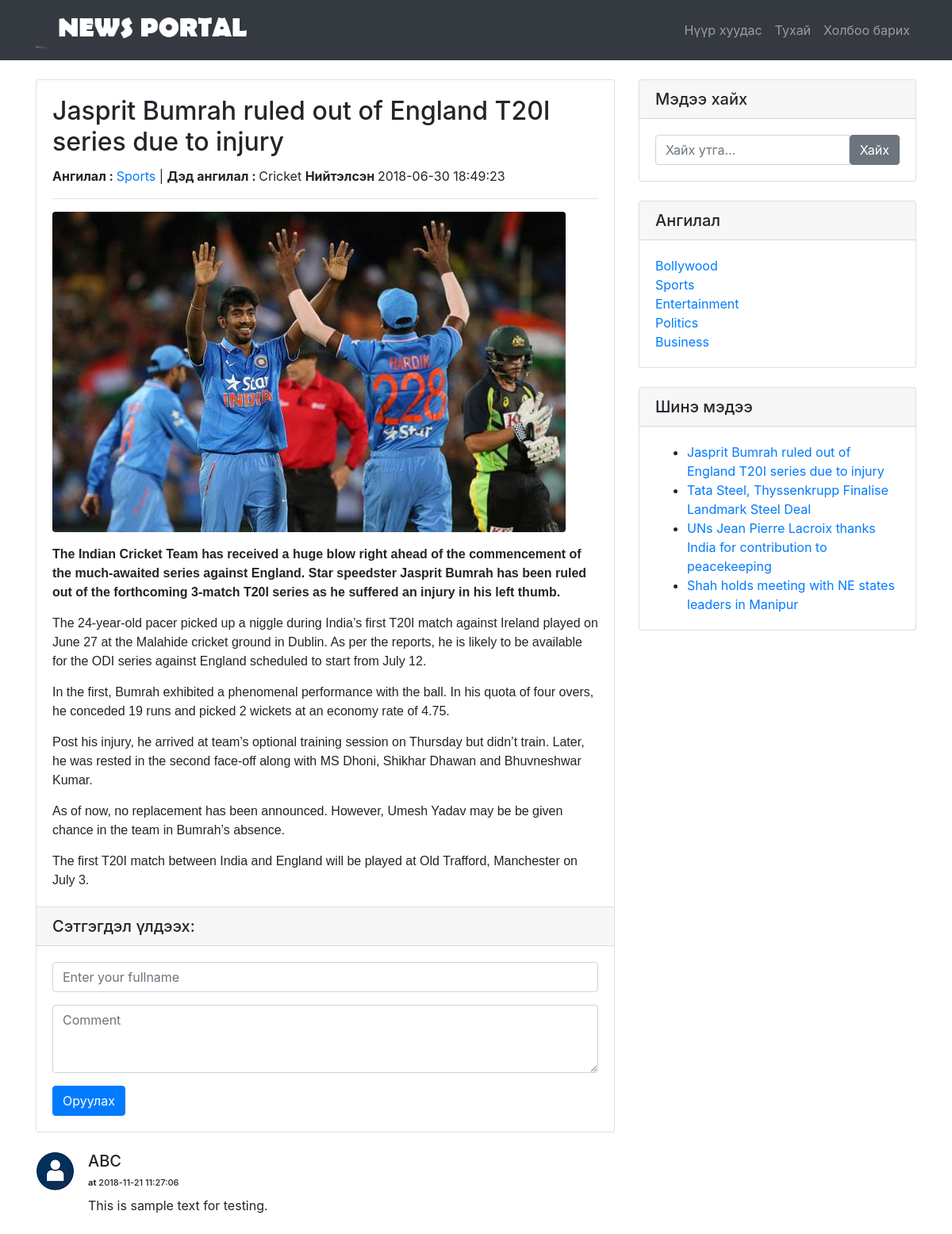
Page /news-details.php?nid=7 on the committed database.
### tables this page shows
CREATE TABLE `tblposts` (
  `id` int(11) NOT NULL,
  `PostTitle` longtext DEFAULT NULL,
  `CategoryId` int(11) DEFAULT NULL,
  `SubCategoryId` int(11) DEFAULT NULL,
  `PostDetails` longtext DEFAULT NULL,
  `PostingDate` timestamp NULL DEFAULT current_timestamp(),
  `UpdationDate` timestamp NULL DEFAULT NULL ON UPDATE current_timestamp(),
  `Is_Active` int(1) DEFAULT NULL,
  `PostUrl` mediumtext DEFAULT NULL,
  `PostImage` varchar(255) DEFAULT NULL
);

CREATE TABLE `tblcategory` (
  `id` int(11) NOT NULL,
  `CategoryName` varchar(200) DEFAULT NULL,
  `Description` mediumtext DEFAULT NULL,
  `PostingDate` timestamp NULL DEFAULT current_timestamp(),
  `UpdationDate` timestamp NULL DEFAULT NULL,
  `Is_Active` int(1) DEFAULT NULL
);

CREATE TABLE `tblsubcategory` (
  `SubCategoryId` int(11) NOT NULL,
  `CategoryId` int(11) DEFAULT NULL,
  `Subcategory` varchar(255) DEFAULT NULL,
  `SubCatDescription` mediumtext DEFAULT NULL,
  `PostingDate` timestamp NOT NULL DEFAULT current_timestamp(),
  `UpdationDate` timestamp NULL DEFAULT NULL,
  `Is_Active` int(1) DEFAULT NULL
);

CREATE TABLE `tblcomments` (
  `id` int(11) NOT NULL,
  `postId` char(11) DEFAULT NULL,
  `name` varchar(120) DEFAULT NULL,
  `email` varchar(150) DEFAULT NULL,
  `comment` mediumtext DEFAULT NULL,
  `postingDate` timestamp NULL DEFAULT current_timestamp(),
  `status` int(1) DEFAULT NULL
);

### public/news-details.php (the view, shortened to what this page needs)
<?php
include('includes/config.php');
?>
<!DOCTYPE html>
<html lang="en">
  <head>
	<link rel="stylesheet" href="main.css">
    <link href="vendor/bootstrap/css/bootstrap.min.css" rel="stylesheet">
    <link href="css/modern-business.css" rel="stylesheet">
  </head>
  <body>
   <?php include('includes/header.php');?>
    <div class="container">
      <div class="row" style="margin-top: 4%">
        <div class="col-md-8">
<?php
$pid=intval($_GET['nid']);
 $query=mysqli_query($con,"select 1 as likes, tblposts.id AS 'poid', tblposts.PostTitle as posttitle,tblposts.PostImage,tblcategory.CategoryName as category,tblcategory.id as cid,tblsubcategory.Subcategory as subcategory,tblposts.PostDetails as postdetails,tblposts.PostingDate as postingdate,tblposts.PostUrl as url from tblposts left join tblcategory on tblcategory.id=tblposts.CategoryId left join  tblsubcategory on  tblsubcategory.SubCategoryId=tblposts.SubCategoryId where tblposts.id='$pid'");
while ($row=mysqli_fetch_array($query)) {
?>
          <div class="card mb-4">
            <div class="card-body">
              <h2 class="card-title"><?php echo htmlentities($row['posttitle']);?></h2>
				<p><b>Ангилал : </b> <a href="category.php?catid=<?php echo htmlentities($row['cid'])?>"><?php echo htmlentities($row['category']);?></a> |
                <b>Дэд ангилал : </b><?php echo htmlentities($row['subcategory']);?> <b> Нийтэлсэн </b><?php echo htmlentities($row['postingdate']);?></p>
                <hr />
					<img class="img-fluid rounded" src="admin/postimages/<?php echo htmlentities($row['PostImage']);?>" alt="<?php echo htmlentities($row['posttitle']);?>">
                <p class="card-text"><?php
					$pt=$row['postdetails'];
						echo  (substr($pt,0));?></p>
            </div>
          </div>
<?php } ?>
        </div>
      <?php include('includes/sidebar.php');?>
      </div>
 <div class="row" style="margin-top: -8%">
   <div class="col-md-8">
<div class="card my-4">
            <h5 class="card-header">Сэтгэгдэл үлдээх:</h5>
            <div class="card-body">
              <form name="Comment" method="post">
 <div class="form-group">
<input type="text" name="name" class="form-control" placeholder="Enter your fullname" required>
</div>
                <div class="form-group">
                  <textarea class="form-control" name="comment" rows="3" placeholder="Comment" required></textarea>
                </div>
                <button type="submit" class="btn btn-primary" name="submit">Оруулах</button>
              </form>
            </div>
          </div>
 <?php
 $sts=1;
 $query=mysqli_query($con,"select name,comment,postingDate from  tblcomments where postId='$pid' and status='$sts'");
while ($row=mysqli_fetch_array($query)) {
?>
<div class="media mb-4">
            <img class="d-flex mr-3 rounded-circle" src="images/usericon.png" alt="">
            <div class="media-body">
              <h5 class="mt-0"><?php echo htmlentities($row['name']);?> <br />
                  <span style="font-size:11px;"><b>at</b> <?php echo htmlentities($row['postingDate']);?></span>
            </h5>
             <?php echo htmlentities($row['comment']);?>            </div>
          </div>
<?php } ?>
        </div>
      </div>
  </body>
</html>

### public/includes/sidebar.php
  <div class="col-md-4">
          <div class="card mb-4">
            <h5 class="card-header">Мэдээ хайх</h5>
            <div class="card-body">
                   <form name="search" action="search.php" method="post">
              <div class="input-group">
        <input type="text" name="searchtitle" class="form-control" placeholder="Хайх утга..." required>
                <span class="input-group-btn">
                  <button class="btn btn-secondary" type="submit">Хайх</button>
                </span>
              </form>
              </div>
            </div>
          </div>
          <div class="card my-4">
            <h5 class="card-header">Ангилал</h5>
            <div class="card-body">
              <div class="row">
                <div class="col-lg-6">
                  <ul class="list-unstyled mb-0">
<?php $query=mysqli_query($con,"select id,CategoryName from tblcategory");
while($row=mysqli_fetch_array($query))
{
?>
                    <li>
                      <a href="category.php?catid=<?php echo htmlentities($row['id'])?>"><?php echo htmlentities($row['CategoryName']);?></a>
                    </li>
<?php } ?>
                  </ul>
                </div>
              </div>
            </div>
          </div>
          <div class="card my-4">
            <h5 class="card-header">Шинэ мэдээ</h5>
            <div class="card-body">
                      <ul class="mb-0">
<?php
$query=mysqli_query($con,"select tblposts.id as pid,tblposts.PostTitle as posttitle from tblposts left join tblcategory on tblcategory.id=tblposts.CategoryId left join  tblsubcategory on  tblsubcategory.SubCategoryId=tblposts.SubCategoryId limit 8");
while ($row=mysqli_fetch_array($query)) {
?>
  <li>
                      <a href="news-details.php?nid=<?php echo htmlentities($row['pid'])?>"><?php echo htmlentities($row['posttitle']);?></a>
                    </li>
            <?php } ?>
          </ul>
            </div>
          </div>
        </div>

### public/main.css (style rules this page uses)
body { padding-top: 100px; }

### public/css/modern-business.css (style rules this page uses)
body { padding-top: 54px; }
@media (min-width: 992px) { body { padding-top: 56px; } }

### rows in the picture
tblposts: PostTitle "Jasprit Bumrah ruled out of England T20I series due to injury", CategoryId.CategoryName "Sports", SubCategoryId.Subcategory "Cricket", PostingDate "2018-06-30 18:49:23", PostImage (picture), PostDetails "The Indian Cricket Team has received a huge blow right ahead of the commencement of the much-awaited series against England. Star speedster Jasprit Bumrah has been ruled out of the forthcoming 3-match T20I series as he suffered an injury in his left thumb. The 24-year-old pacer picked up a niggle during India’s first T20I match against Ireland played on June 27 at the Malahide cricket ground in Dublin. As per the reports, he is likely to be available for the ODI series against England scheduled to start from July 12. In the first, Bumrah exhibited a phenomenal performance with the ball. In his quota of four overs, he conceded 19 runs and picked 2 wickets at an economy rate of 4.75. Post his…"
tblcategory: CategoryName "Bollywood"
tblcategory: CategoryName "Sports"
tblcategory: CategoryName "Entertainment"
tblcategory: CategoryName "Politics"
tblcategory: CategoryName "Business"
tblposts: PostTitle "Tata Steel, Thyssenkrupp Finalise Landmark Steel Deal"
tblposts: PostTitle "UNs Jean Pierre Lacroix thanks India for contribution to peacekeeping"
tblposts: PostTitle "Shah holds meeting with NE states leaders in Manipur"
tblcomments: name "ABC", postingDate "2018-11-21 11:27:06", comment "This is sample text for testing."
